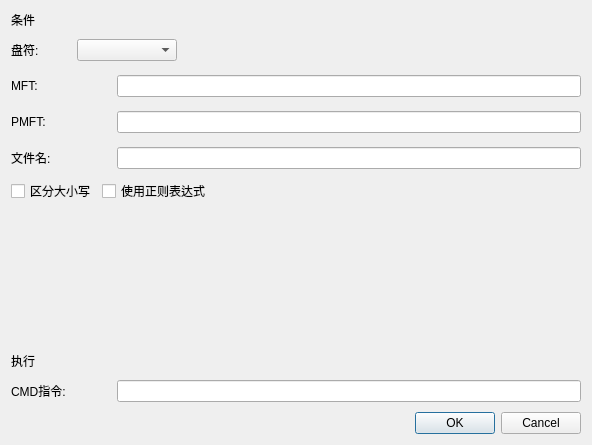
<?xml version="1.0" encoding="UTF-8"?>
<ui version="4.0">
 <class>LogItemDialog</class>
 <widget class="QDialog" name="LogItemDialog">
  <property name="geometry">
   <rect>
    <x>0</x>
    <y>0</y>
    <width>592</width>
    <height>445</height>
   </rect>
  </property>
  <property name="maximumSize">
   <size>
    <width>1000</width>
    <height>500</height>
   </size>
  </property>
  <property name="windowTitle">
   <string>Dialog</string>
  </property>
  <layout class="QGridLayout" name="gridLayout">
   <item row="0" column="0">
    <widget class="QLabel" name="label">
     <property name="text">
      <string>条件</string>
     </property>
    </widget>
   </item>
   <item row="1" column="0" colspan="2">
    <layout class="QHBoxLayout" name="horizontalLayout_2">
     <item>
      <widget class="QLabel" name="partitionLable">
       <property name="enabled">
        <bool>true</bool>
       </property>
       <property name="minimumSize">
        <size>
         <width>60</width>
         <height>30</height>
        </size>
       </property>
       <property name="text">
        <string>盘符:</string>
       </property>
       <property name="alignment">
        <set>Qt::AlignLeading|Qt::AlignLeft|Qt::AlignVCenter</set>
       </property>
      </widget>
     </item>
     <item>
      <widget class="QComboBox" name="partitionComboBox">
       <property name="minimumSize">
        <size>
         <width>100</width>
         <height>0</height>
        </size>
       </property>
      </widget>
     </item>
    </layout>
   </item>
   <item row="1" column="2">
    <widget class="QLabel" name="PMftLableIcon">
     <property name="maximumSize">
      <size>
       <width>30</width>
       <height>30</height>
      </size>
     </property>
     <property name="text">
      <string/>
     </property>
    </widget>
   </item>
   <item row="2" column="0" colspan="4">
    <layout class="QHBoxLayout" name="horizontalLayout_3">
     <property name="sizeConstraint">
      <enum>QLayout::SetDefaultConstraint</enum>
     </property>
     <item>
      <widget class="QLabel" name="MftNumbeLable">
       <property name="minimumSize">
        <size>
         <width>100</width>
         <height>30</height>
        </size>
       </property>
       <property name="text">
        <string>MFT:    </string>
       </property>
      </widget>
     </item>
     <item>
      <widget class="QLineEdit" name="MftNumbeLineEdit"/>
     </item>
    </layout>
   </item>
   <item row="3" column="0" colspan="4">
    <layout class="QHBoxLayout" name="horizontalLayout">
     <item>
      <widget class="QLabel" name="PMftNumbeLable">
       <property name="minimumSize">
        <size>
         <width>100</width>
         <height>30</height>
        </size>
       </property>
       <property name="text">
        <string>PMFT:   </string>
       </property>
      </widget>
     </item>
     <item>
      <widget class="QLineEdit" name="PMftNumbeLineEdit"/>
     </item>
    </layout>
   </item>
   <item row="4" column="0" colspan="4">
    <layout class="QHBoxLayout" name="horizontalLayout_6">
     <item>
      <widget class="QLabel" name="FileNameLable">
       <property name="minimumSize">
        <size>
         <width>100</width>
         <height>30</height>
        </size>
       </property>
       <property name="text">
        <string>文件名:  </string>
       </property>
      </widget>
     </item>
     <item>
      <widget class="QLineEdit" name="FileNameLineEdit"/>
     </item>
    </layout>
   </item>
   <item row="5" column="0" colspan="4">
    <layout class="QHBoxLayout" name="horizontalLayout_14">
     <item>
      <widget class="QCheckBox" name="CaseInsensitiveCheckBox">
       <property name="maximumSize">
        <size>
         <width>200</width>
         <height>16777215</height>
        </size>
       </property>
       <property name="text">
        <string>区分大小写</string>
       </property>
      </widget>
     </item>
     <item>
      <widget class="QCheckBox" name="RegExpCheckBox">
       <property name="maximumSize">
        <size>
         <width>200</width>
         <height>16777215</height>
        </size>
       </property>
       <property name="text">
        <string>使用正则表达式</string>
       </property>
      </widget>
     </item>
     <item>
      <spacer name="horizontalSpacer">
       <property name="orientation">
        <enum>Qt::Horizontal</enum>
       </property>
       <property name="sizeHint" stdset="0">
        <size>
         <width>40</width>
         <height>20</height>
        </size>
       </property>
      </spacer>
     </item>
    </layout>
   </item>
   <item row="6" column="1">
    <spacer name="verticalSpacer">
     <property name="orientation">
      <enum>Qt::Vertical</enum>
     </property>
     <property name="sizeHint" stdset="0">
      <size>
       <width>20</width>
       <height>120</height>
      </size>
     </property>
    </spacer>
   </item>
   <item row="7" column="0">
    <widget class="QLabel" name="label_2">
     <property name="text">
      <string>执行</string>
     </property>
    </widget>
   </item>
   <item row="8" column="0" colspan="4">
    <layout class="QHBoxLayout" name="horizontalLayout_4">
     <item>
      <widget class="QLabel" name="FileNameLable_2">
       <property name="minimumSize">
        <size>
         <width>100</width>
         <height>30</height>
        </size>
       </property>
       <property name="text">
        <string>CMD指令:</string>
       </property>
      </widget>
     </item>
     <item>
      <widget class="QLineEdit" name="CMDCommandlineEdit"/>
     </item>
    </layout>
   </item>
   <item row="9" column="3">
    <widget class="QDialogButtonBox" name="buttonBox">
     <property name="orientation">
      <enum>Qt::Horizontal</enum>
     </property>
     <property name="standardButtons">
      <set>QDialogButtonBox::Cancel|QDialogButtonBox::Ok</set>
     </property>
    </widget>
   </item>
  </layout>
 </widget>
 <resources/>
 <connections>
  <connection>
   <sender>buttonBox</sender>
   <signal>accepted()</signal>
   <receiver>LogItemDialog</receiver>
   <slot>accept()</slot>
   <hints>
    <hint type="sourcelabel">
     <x>248</x>
     <y>254</y>
    </hint>
    <hint type="destinationlabel">
     <x>157</x>
     <y>274</y>
    </hint>
   </hints>
  </connection>
  <connection>
   <sender>buttonBox</sender>
   <signal>rejected()</signal>
   <receiver>LogItemDialog</receiver>
   <slot>reject()</slot>
   <hints>
    <hint type="sourcelabel">
     <x>316</x>
     <y>260</y>
    </hint>
    <hint type="destinationlabel">
     <x>286</x>
     <y>274</y>
    </hint>
   </hints>
  </connection>
 </connections>
</ui>
